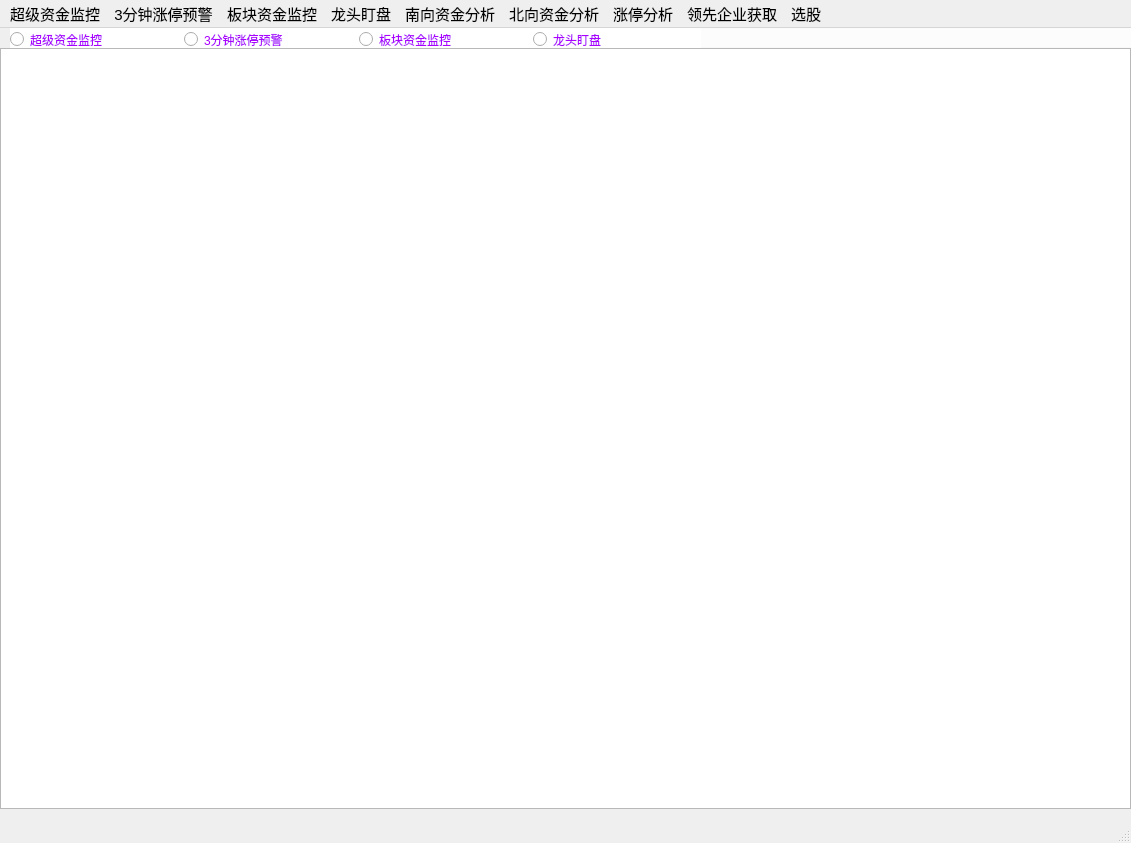
<?xml version="1.0" encoding="UTF-8"?>
<ui version="4.0">
 <class>MainWindow</class>
 <widget class="QMainWindow" name="MainWindow">
  <property name="geometry">
   <rect>
    <x>0</x>
    <y>0</y>
    <width>1131</width>
    <height>843</height>
   </rect>
  </property>
  <property name="font">
   <font>
    <weight>50</weight>
    <bold>false</bold>
   </font>
  </property>
  <property name="windowTitle">
   <string>操盘神器By:newhackerman@163.com</string>
  </property>
  <widget class="QWidget" name="centralwidget">
   <widget class="QGroupBox" name="groupBox">
    <property name="geometry">
     <rect>
      <x>10</x>
      <y>-10</y>
      <width>1131</width>
      <height>31</height>
     </rect>
    </property>
    <property name="styleSheet">
     <string notr="true">color: rgb(170, 0, 255);
selection-color: rgb(255, 0, 0);
font: 10pt &quot;新宋体&quot;;
background-color: rgb(255, 255, 255);</string>
    </property>
    <property name="title">
     <string/>
    </property>
    <widget class="QWidget" name="layoutWidget">
     <property name="geometry">
      <rect>
       <x>0</x>
       <y>10</y>
       <width>691</width>
       <height>23</height>
      </rect>
     </property>
     <layout class="QHBoxLayout" name="horizontalLayout">
      <item>
       <widget class="QRadioButton" name="radioButton_superamount">
        <property name="styleSheet">
         <string notr="true"/>
        </property>
        <property name="text">
         <string>超级资金监控</string>
        </property>
       </widget>
      </item>
      <item>
       <widget class="QRadioButton" name="radioButton3mzhangting">
        <property name="text">
         <string>3分钟涨停预警</string>
        </property>
       </widget>
      </item>
      <item>
       <widget class="QRadioButton" name="radioButtonbankamountmonitor">
        <property name="text">
         <string>板块资金监控</string>
        </property>
       </widget>
      </item>
      <item>
       <widget class="QRadioButton" name="radioButton_drogmonitor">
        <property name="styleSheet">
         <string notr="true"/>
        </property>
        <property name="text">
         <string>龙头盯盘</string>
        </property>
       </widget>
      </item>
     </layout>
    </widget>
   </widget>
   <widget class="QTextEdit" name="textEdit1">
    <property name="geometry">
     <rect>
      <x>0</x>
      <y>20</y>
      <width>1131</width>
      <height>761</height>
     </rect>
    </property>
   </widget>
  </widget>
  <widget class="QMenuBar" name="menubar">
   <property name="geometry">
    <rect>
     <x>0</x>
     <y>0</y>
     <width>1131</width>
     <height>30</height>
    </rect>
   </property>
   <property name="font">
    <font>
     <pointsize>11</pointsize>
    </font>
   </property>
   <widget class="QMenu" name="southAmtmenu">
    <property name="title">
     <string>南向资金分析</string>
    </property>
    <addaction name="actionsouthDatainserttoDB"/>
    <addaction name="separator"/>
    <addaction name="actionsouthTop10Select"/>
    <addaction name="actionsouthbuy"/>
    <addaction name="actionsouthDataforone"/>
    <addaction name="separator"/>
    <addaction name="actionsouthstockF10"/>
    <addaction name="actionsouthbusinessTop10"/>
   </widget>
   <widget class="QMenu" name="sorthAmtmenu">
    <property name="title">
     <string>北向资金分析</string>
    </property>
    <addaction name="actionnorthDatainserttoDB"/>
    <addaction name="separator"/>
    <addaction name="actionactionnorthTop10Select"/>
    <addaction name="actionnorthbuy"/>
    <addaction name="separator"/>
    <addaction name="actionnorthDataforone"/>
    <addaction name="actionnorthstockF10"/>
    <addaction name="actionnorthThunderingSelect"/>
    <addaction name="separator"/>
    <addaction name="actionselfAdddata"/>
    <addaction name="actionnorthdataWriteToTDX"/>
   </widget>
   <widget class="QMenu" name="SupperAmtmenu">
    <property name="title">
     <string>超级资金监控</string>
    </property>
    <widget class="QMenu" name="levelset">
     <property name="title">
      <string>监控档位设置</string>
     </property>
     <addaction name="actionvol10000"/>
     <addaction name="actionvol5000"/>
     <addaction name="actionvol1000"/>
    </widget>
    <widget class="QMenu" name="menu_DataOutput">
     <property name="title">
      <string>数据导出</string>
     </property>
     <addaction name="actionoutTotxt"/>
     <addaction name="actionoutToCSV"/>
     <addaction name="actionoutToHtml"/>
    </widget>
    <addaction name="levelset"/>
    <addaction name="actionSuperRealQuote"/>
    <addaction name="actionMonitorlist"/>
    <addaction name="menu_DataOutput"/>
    <addaction name="separator"/>
    <addaction name="actionclear"/>
    <addaction name="actionflush"/>
    <addaction name="actionanalyies"/>
   </widget>
   <widget class="QMenu" name="bankmenu">
    <property name="title">
     <string>板块资金监控</string>
    </property>
    <widget class="QMenu" name="menu_intervalset">
     <property name="title">
      <string>监控间隔设置</string>
     </property>
     <addaction name="actionflush10s"/>
     <addaction name="actionflush20s"/>
     <addaction name="actionflush30s"/>
     <addaction name="separator"/>
     <addaction name="actionflush60s"/>
     <addaction name="actionflush5m"/>
     <addaction name="actionflush10m"/>
    </widget>
    <addaction name="menu_intervalset"/>
    <addaction name="actionbankstartnmonitor"/>
   </widget>
   <widget class="QMenu" name="topStockgetmenu">
    <property name="title">
     <string>领先企业获取</string>
    </property>
    <addaction name="actionAlist"/>
    <addaction name="actionHKlist"/>
    <addaction name="actionUSAlist"/>
    <addaction name="separator"/>
    <addaction name="actionStocklistOutput"/>
   </widget>
   <widget class="QMenu" name="stock_selectmenu">
    <property name="title">
     <string>选股</string>
    </property>
    <addaction name="actionSlectStockByA"/>
    <addaction name="actionSlectStockByF"/>
    <addaction name="selectlowlinestock"/>
   </widget>
   <widget class="QMenu" name="menuMaxstockmonitor">
    <property name="title">
     <string>龙头盯盘</string>
    </property>
    <addaction name="actiondrogstartmonitor"/>
   </widget>
   <widget class="QMenu" name="menuzhangtinganalyies">
    <property name="title">
     <string>涨停分析</string>
    </property>
   </widget>
   <widget class="QMenu" name="menu3Mzhangting">
    <property name="title">
     <string>3分钟涨停预警</string>
    </property>
    <addaction name="action3minzhangstart"/>
   </widget>
   <addaction name="SupperAmtmenu"/>
   <addaction name="menu3Mzhangting"/>
   <addaction name="bankmenu"/>
   <addaction name="menuMaxstockmonitor"/>
   <addaction name="southAmtmenu"/>
   <addaction name="sorthAmtmenu"/>
   <addaction name="menuzhangtinganalyies"/>
   <addaction name="topStockgetmenu"/>
   <addaction name="stock_selectmenu"/>
  </widget>
  <widget class="QStatusBar" name="statusbar"/>
  <action name="actionSuperRealQuote">
   <property name="text">
    <string>实时监控开启</string>
   </property>
  </action>
  <action name="actionvol10000">
   <property name="text">
    <string>&gt;10000手</string>
   </property>
  </action>
  <action name="actionvol5000">
   <property name="text">
    <string>&gt;5000手</string>
   </property>
  </action>
  <action name="actionvol1000">
   <property name="text">
    <string>&gt;1000手 </string>
   </property>
  </action>
  <action name="actionMonitorlist">
   <property name="text">
    <string>监控列表添加</string>
   </property>
   <property name="iconText">
    <string>监控列表添加</string>
   </property>
  </action>
  <action name="actionoutTotxt">
   <property name="text">
    <string>导出为(.TXT)</string>
   </property>
  </action>
  <action name="actionoutToCSV">
   <property name="text">
    <string>导出为(.CSV)</string>
   </property>
  </action>
  <action name="actionoutToHtml">
   <property name="text">
    <string>导出为(.html)</string>
   </property>
  </action>
  <action name="actionclear">
   <property name="text">
    <string>清空</string>
   </property>
  </action>
  <action name="actionflush">
   <property name="text">
    <string>刷新</string>
   </property>
  </action>
  <action name="actionflush10s">
   <property name="text">
    <string>10秒</string>
   </property>
  </action>
  <action name="actionflush20s">
   <property name="text">
    <string>20秒</string>
   </property>
  </action>
  <action name="actionflush30s">
   <property name="text">
    <string>30秒</string>
   </property>
  </action>
  <action name="actionflush60s">
   <property name="text">
    <string>60秒</string>
   </property>
  </action>
  <action name="actionflush5m">
   <property name="text">
    <string>5分钟</string>
   </property>
  </action>
  <action name="actionflush10m">
   <property name="text">
    <string>10分钟</string>
   </property>
  </action>
  <action name="actionAlist">
   <property name="text">
    <string>A股市场领先企业</string>
   </property>
  </action>
  <action name="actionHKlist">
   <property name="text">
    <string>港股市场领先企业</string>
   </property>
  </action>
  <action name="actionUSAlist">
   <property name="text">
    <string>美股市场领先企业</string>
   </property>
  </action>
  <action name="actionStocklistOutput">
   <property name="text">
    <string>数据导出</string>
   </property>
  </action>
  <action name="actionSlectStockByA">
   <property name="text">
    <string>早盘策略选股</string>
   </property>
  </action>
  <action name="actionSlectStockByF">
   <property name="text">
    <string>尾盘策略选股</string>
   </property>
  </action>
  <action name="selectlowlinestock">
   <property name="text">
    <string>抄底选股</string>
   </property>
  </action>
  <action name="actionsouthDatainserttoDB">
   <property name="text">
    <string>数据更新入库</string>
   </property>
  </action>
  <action name="actionsouthTop10Select">
   <property name="text">
    <string>净买入前10查询</string>
   </property>
  </action>
  <action name="actionsouthbuy">
   <property name="text">
    <string>今日开始净买查询</string>
   </property>
  </action>
  <action name="actionsouthDataforone">
   <property name="text">
    <string>个股南资数据查询</string>
   </property>
  </action>
  <action name="actionsouthstockF10">
   <property name="text">
    <string>个股F10</string>
   </property>
  </action>
  <action name="actionsouthbusinessTop10">
   <property name="text">
    <string>个股前10大经纪商查询</string>
   </property>
  </action>
  <action name="actionanalyies">
   <property name="text">
    <string>大单统计分析</string>
   </property>
  </action>
  <action name="actionnorthDatainserttoDB">
   <property name="text">
    <string>数据更新入库</string>
   </property>
  </action>
  <action name="actionactionnorthTop10Select">
   <property name="text">
    <string>净买入前10查询</string>
   </property>
  </action>
  <action name="actionnorthbuy">
   <property name="text">
    <string>今日开始净买查询</string>
   </property>
  </action>
  <action name="actionnorthDataforone">
   <property name="text">
    <string>个股北资数据查询</string>
   </property>
  </action>
  <action name="actionnorthstockF10">
   <property name="text">
    <string>个股F10</string>
   </property>
  </action>
  <action name="actionselfAdddata">
   <property name="text">
    <string>补齐近30日数据</string>
   </property>
  </action>
  <action name="actionnorthdataWriteToTDX">
   <property name="text">
    <string>资金数据写入通达信</string>
   </property>
  </action>
  <action name="actionnorthThunderingSelect">
   <property name="text">
    <string>个股是否暴雷</string>
   </property>
  </action>
  <action name="action3minzhangstart">
   <property name="text">
    <string>3分钟涨停开启</string>
   </property>
  </action>
  <action name="actionbankstartnmonitor">
   <property name="text">
    <string>开启板监控</string>
   </property>
  </action>
  <action name="actiondrogstartmonitor">
   <property name="text">
    <string>开启龙头盯盘</string>
   </property>
  </action>
 </widget>
 <resources/>
 <connections/>
</ui>
